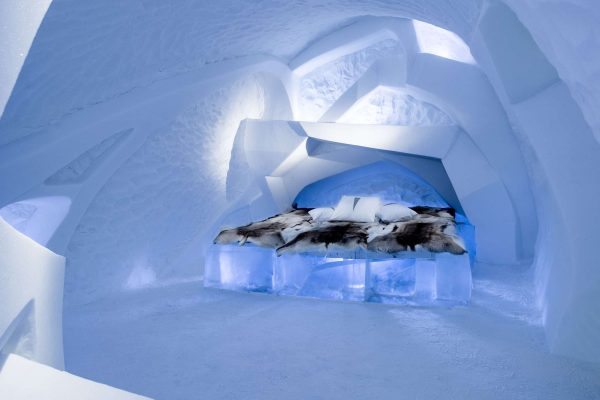
#> input picture 3_imgproc/ice.jpg, 600 x 400 px
$ python modify_image.py ../../3_imgproc/ice.jpg
#> lines starting #> are read from the running program, lines starting #| are printed output that depends on the picture
''' file name : modify_image.py

Description : This sample shows how to convert a color image to grayscale and save it into disk

This is Python version of this tutorial : http://opencv.itseez.com/doc/tutorials/introduction/load_save_image/load_save_image.html

Level : Beginner

Benefits : Learn 1) to convert RGB image to grayscale, 2) save image to disk

Usage : python modify_image.py

Written by : Abid K. (abidrahman2@gmail.com) , Visit opencvpython.blogspot.com for more tutorials '''

import cv2
import numpy as np
import sys

image = cv2.imread(sys.argv[1]) # change image name as you need or give sys.argv[1] to read from command line
#> image is the input picture: shape (400, 600, 3); mean B, G, R 203.6, 153.8, 126.4
gray_image = cv2.cvtColor(image, cv2.COLOR_BGR2GRAY)  # convert image to gray
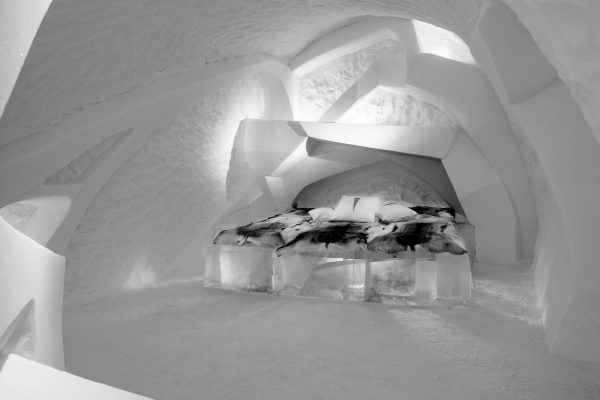
#> gray_image: shape (400, 600); min 0, max 254, mean 151.2

cv2.imwrite('gray_image.jpg',gray_image)   # saves gray image to disk

cv2.imshow('color_image',image)
cv2.imshow('gray_image',gray_image)

cv2.waitKey(0)
cv2.destroyAllWindows()

$ run again, on 3_imgproc/pc.jpeg
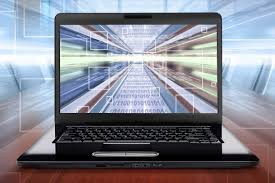
#> input picture 3_imgproc/pc.jpeg, 275 x 183 px
#> image is the input picture: shape (183, 275, 3); mean B, G, R 144.6, 134.1, 132.2
#> `gray_image = cv2.cvtColor(image, cv2.COLOR_BGR2GRAY)`:
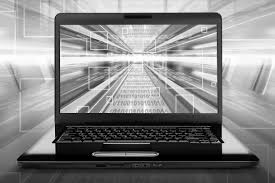
#> gray_image: shape (183, 275); min 0, max 255, mean 134.7
